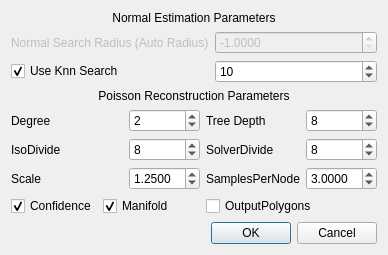
<?xml version="1.0" encoding="UTF-8"?>
<ui version="4.0">
 <class>PoissonReconstructionDlg</class>
 <widget class="QDialog" name="PoissonReconstructionDlg">
  <property name="geometry">
   <rect>
    <x>0</x>
    <y>0</y>
    <width>388</width>
    <height>243</height>
   </rect>
  </property>
  <property name="sizePolicy">
   <sizepolicy hsizetype="Preferred" vsizetype="Preferred">
    <horstretch>0</horstretch>
    <verstretch>0</verstretch>
   </sizepolicy>
  </property>
  <property name="windowTitle">
   <string>Poisson Reconstruction</string>
  </property>
  <property name="windowIcon">
   <iconset resource="../../../qPCL.qrc">
    <normaloff>:/toolbar/PclAlgorithms/icons/poisson.png</normaloff>:/toolbar/PclAlgorithms/icons/poisson.png</iconset>
  </property>
  <layout class="QVBoxLayout" name="verticalLayout_3">
   <item>
    <layout class="QVBoxLayout" name="verticalLayout">
     <item>
      <widget class="QLabel" name="label_9">
       <property name="text">
        <string>Normal Estimation Parameters</string>
       </property>
       <property name="alignment">
        <set>Qt::AlignCenter</set>
       </property>
      </widget>
     </item>
     <item>
      <layout class="QGridLayout" name="gridLayout">
       <item row="0" column="0">
        <widget class="QLabel" name="label_8">
         <property name="enabled">
          <bool>false</bool>
         </property>
         <property name="text">
          <string>Normal Search Radius (Auto Radius)</string>
         </property>
        </widget>
       </item>
       <item row="0" column="1">
        <widget class="QDoubleSpinBox" name="normalSearchRadius">
         <property name="enabled">
          <bool>false</bool>
         </property>
         <property name="decimals">
          <number>4</number>
         </property>
         <property name="minimum">
          <double>-1.000000000000000</double>
         </property>
         <property name="maximum">
          <double>1000.000000000000000</double>
         </property>
         <property name="singleStep">
          <double>0.005000000000000</double>
         </property>
         <property name="value">
          <double>-1.000000000000000</double>
         </property>
        </widget>
       </item>
       <item row="1" column="0">
        <widget class="QCheckBox" name="useKnnCheckBoxForTriangulation">
         <property name="enabled">
          <bool>true</bool>
         </property>
         <property name="text">
          <string>Use Knn Search</string>
         </property>
         <property name="checked">
          <bool>true</bool>
         </property>
        </widget>
       </item>
       <item row="1" column="1">
        <widget class="QSpinBox" name="knnSpinBoxForTriangulation">
         <property name="enabled">
          <bool>true</bool>
         </property>
         <property name="value">
          <number>10</number>
         </property>
        </widget>
       </item>
      </layout>
     </item>
    </layout>
   </item>
   <item>
    <spacer name="verticalSpacer">
     <property name="orientation">
      <enum>Qt::Vertical</enum>
     </property>
     <property name="sizeHint" stdset="0">
      <size>
       <width>20</width>
       <height>22</height>
      </size>
     </property>
    </spacer>
   </item>
   <item>
    <layout class="QVBoxLayout" name="verticalLayout_2">
     <item>
      <widget class="QLabel" name="label_10">
       <property name="text">
        <string>Poisson Reconstruction Parameters</string>
       </property>
       <property name="alignment">
        <set>Qt::AlignCenter</set>
       </property>
      </widget>
     </item>
     <item>
      <layout class="QGridLayout" name="gridLayout_2">
       <item row="1" column="2" colspan="2">
        <widget class="QSpinBox" name="isoDivideSpinbox">
         <property name="minimum">
          <number>1</number>
         </property>
         <property name="maximum">
          <number>64</number>
         </property>
         <property name="value">
          <number>8</number>
         </property>
        </widget>
       </item>
       <item row="1" column="4">
        <widget class="QLabel" name="label_2">
         <property name="text">
          <string>SolverDivide</string>
         </property>
        </widget>
       </item>
       <item row="2" column="0" colspan="2">
        <widget class="QLabel" name="label_3">
         <property name="text">
          <string>Scale</string>
         </property>
        </widget>
       </item>
       <item row="2" column="2" colspan="2">
        <widget class="QDoubleSpinBox" name="scaleSpinbox">
         <property name="decimals">
          <number>4</number>
         </property>
         <property name="minimum">
          <double>1.000000000000000</double>
         </property>
         <property name="maximum">
          <double>10.000000000000000</double>
         </property>
         <property name="singleStep">
          <double>0.010000000000000</double>
         </property>
         <property name="value">
          <double>1.250000000000000</double>
         </property>
        </widget>
       </item>
       <item row="2" column="4">
        <widget class="QLabel" name="label_6">
         <property name="text">
          <string>SamplesPerNode</string>
         </property>
        </widget>
       </item>
       <item row="2" column="5" colspan="2">
        <widget class="QDoubleSpinBox" name="samplesPerNodeSpinbox">
         <property name="decimals">
          <number>4</number>
         </property>
         <property name="minimum">
          <double>1.000000000000000</double>
         </property>
         <property name="maximum">
          <double>20.000000000000000</double>
         </property>
         <property name="singleStep">
          <double>0.010000000000000</double>
         </property>
         <property name="value">
          <double>3.000000000000000</double>
         </property>
        </widget>
       </item>
       <item row="3" column="0">
        <widget class="QCheckBox" name="confidenceCheckBox">
         <property name="sizePolicy">
          <sizepolicy hsizetype="Minimum" vsizetype="Fixed">
           <horstretch>0</horstretch>
           <verstretch>0</verstretch>
          </sizepolicy>
         </property>
         <property name="text">
          <string>Confidence</string>
         </property>
         <property name="checked">
          <bool>true</bool>
         </property>
        </widget>
       </item>
       <item row="3" column="1" colspan="3">
        <widget class="QCheckBox" name="manifoldCheckBox">
         <property name="sizePolicy">
          <sizepolicy hsizetype="Minimum" vsizetype="Fixed">
           <horstretch>0</horstretch>
           <verstretch>0</verstretch>
          </sizepolicy>
         </property>
         <property name="text">
          <string>Manifold</string>
         </property>
         <property name="checked">
          <bool>true</bool>
         </property>
        </widget>
       </item>
       <item row="0" column="0" colspan="2">
        <widget class="QLabel" name="label_4">
         <property name="text">
          <string>Degree</string>
         </property>
        </widget>
       </item>
       <item row="0" column="2" colspan="2">
        <widget class="QSpinBox" name="degreeSpinbox">
         <property name="minimum">
          <number>1</number>
         </property>
         <property name="maximum">
          <number>5</number>
         </property>
         <property name="value">
          <number>2</number>
         </property>
        </widget>
       </item>
       <item row="0" column="4">
        <widget class="QLabel" name="label">
         <property name="text">
          <string>Tree Depth</string>
         </property>
        </widget>
       </item>
       <item row="0" column="5" colspan="2">
        <widget class="QSpinBox" name="treeDepthSpinbox">
         <property name="minimum">
          <number>1</number>
         </property>
         <property name="maximum">
          <number>64</number>
         </property>
         <property name="value">
          <number>8</number>
         </property>
        </widget>
       </item>
       <item row="1" column="5" colspan="2">
        <widget class="QSpinBox" name="solverDivideSpinbox">
         <property name="minimum">
          <number>1</number>
         </property>
         <property name="maximum">
          <number>64</number>
         </property>
         <property name="value">
          <number>8</number>
         </property>
        </widget>
       </item>
       <item row="1" column="0" colspan="2">
        <widget class="QLabel" name="label_5">
         <property name="text">
          <string>IsoDivide</string>
         </property>
        </widget>
       </item>
       <item row="3" column="4" colspan="3">
        <widget class="QCheckBox" name="outputPolygonsCheckBox">
         <property name="sizePolicy">
          <sizepolicy hsizetype="Minimum" vsizetype="Fixed">
           <horstretch>0</horstretch>
           <verstretch>0</verstretch>
          </sizepolicy>
         </property>
         <property name="text">
          <string>OutputPolygons</string>
         </property>
         <property name="checked">
          <bool>false</bool>
         </property>
        </widget>
       </item>
      </layout>
     </item>
     <item>
      <widget class="QDialogButtonBox" name="buttonBox">
       <property name="orientation">
        <enum>Qt::Horizontal</enum>
       </property>
       <property name="standardButtons">
        <set>QDialogButtonBox::Cancel|QDialogButtonBox::Ok</set>
       </property>
      </widget>
     </item>
    </layout>
   </item>
  </layout>
 </widget>
 <resources>
  <include location="../../../qPCL.qrc"/>
 </resources>
 <connections>
  <connection>
   <sender>buttonBox</sender>
   <signal>accepted()</signal>
   <receiver>PoissonReconstructionDlg</receiver>
   <slot>accept()</slot>
   <hints>
    <hint type="sourcelabel">
     <x>132</x>
     <y>159</y>
    </hint>
    <hint type="destinationlabel">
     <x>215</x>
     <y>92</y>
    </hint>
   </hints>
  </connection>
  <connection>
   <sender>buttonBox</sender>
   <signal>rejected()</signal>
   <receiver>PoissonReconstructionDlg</receiver>
   <slot>reject()</slot>
   <hints>
    <hint type="sourcelabel">
     <x>132</x>
     <y>159</y>
    </hint>
    <hint type="destinationlabel">
     <x>132</x>
     <y>92</y>
    </hint>
   </hints>
  </connection>
  <connection>
   <sender>useKnnCheckBoxForTriangulation</sender>
   <signal>toggled(bool)</signal>
   <receiver>knnSpinBoxForTriangulation</receiver>
   <slot>setEnabled(bool)</slot>
   <hints>
    <hint type="sourcelabel">
     <x>100</x>
     <y>65</y>
    </hint>
    <hint type="destinationlabel">
     <x>285</x>
     <y>66</y>
    </hint>
   </hints>
  </connection>
  <connection>
   <sender>useKnnCheckBoxForTriangulation</sender>
   <signal>toggled(bool)</signal>
   <receiver>label_8</receiver>
   <slot>setDisabled(bool)</slot>
   <hints>
    <hint type="sourcelabel">
     <x>100</x>
     <y>65</y>
    </hint>
    <hint type="destinationlabel">
     <x>100</x>
     <y>42</y>
    </hint>
   </hints>
  </connection>
  <connection>
   <sender>useKnnCheckBoxForTriangulation</sender>
   <signal>toggled(bool)</signal>
   <receiver>normalSearchRadius</receiver>
   <slot>setDisabled(bool)</slot>
   <hints>
    <hint type="sourcelabel">
     <x>100</x>
     <y>65</y>
    </hint>
    <hint type="destinationlabel">
     <x>285</x>
     <y>42</y>
    </hint>
   </hints>
  </connection>
 </connections>
</ui>
